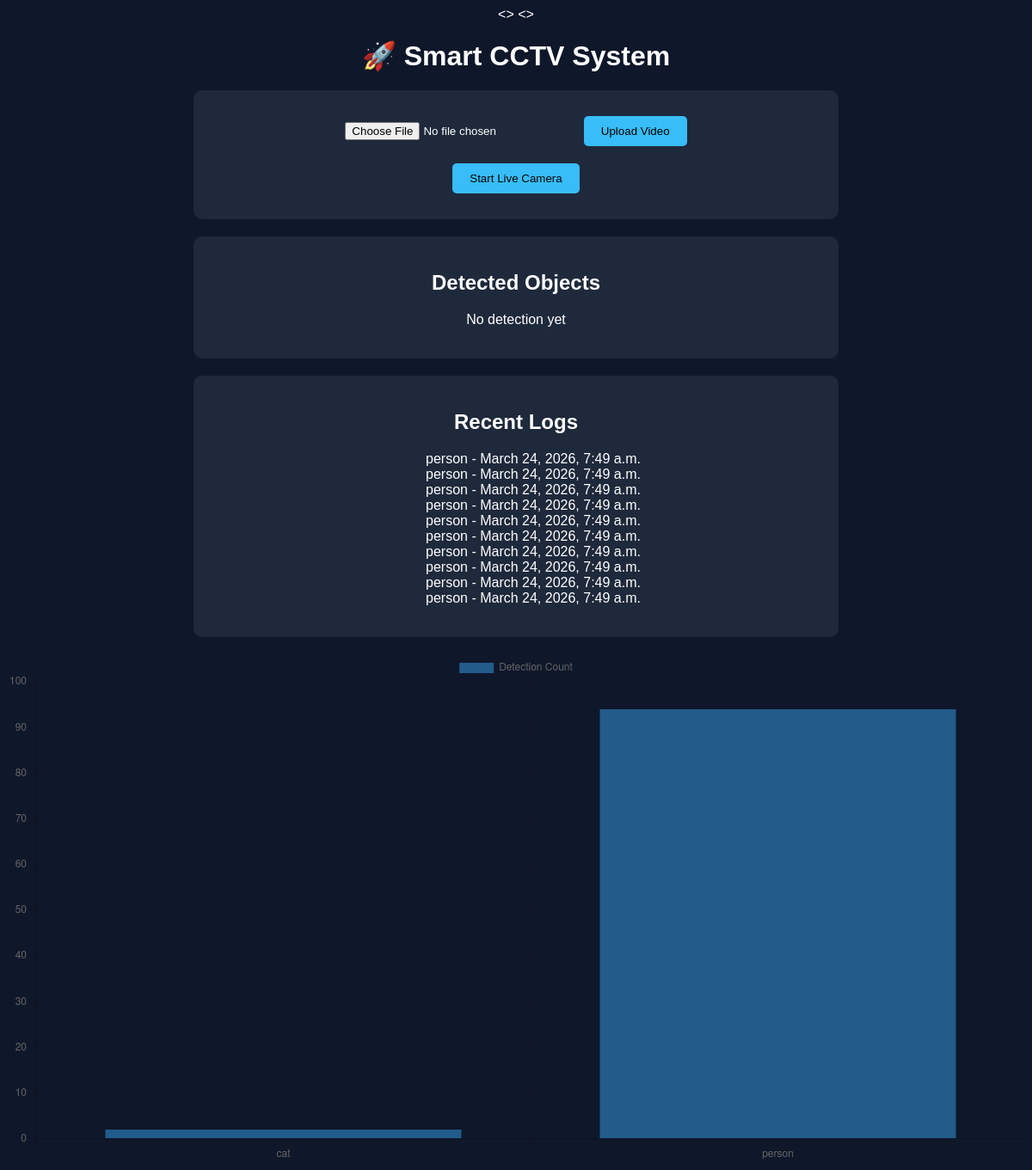
Before: / (signed in) with the older database file.
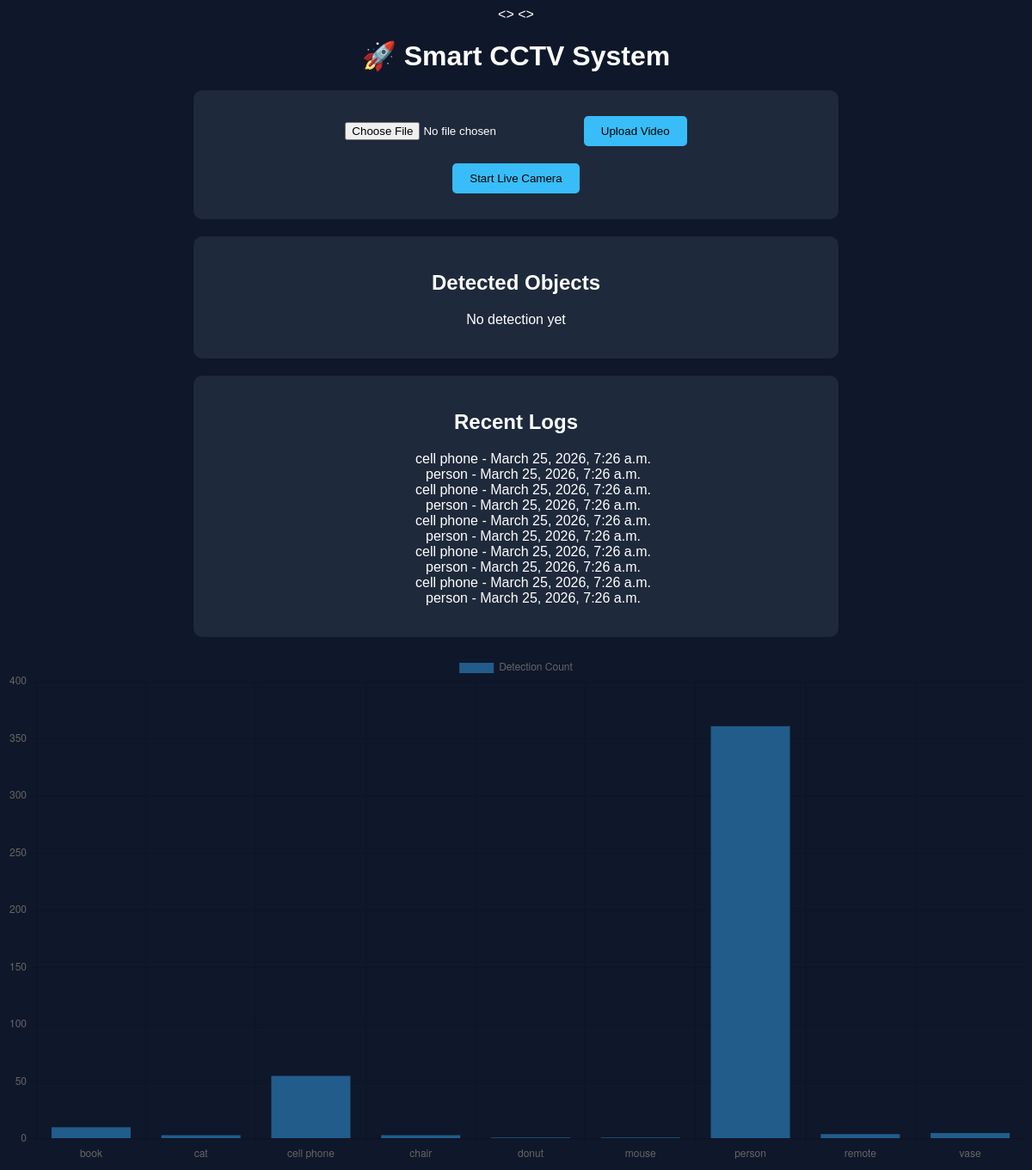
After: the same page with the newer database file.
### detector/models.py (models this page shows, shortened)
class Detection(models.Model):
    object_name = models.CharField(max_length=100)
    timestamp = models.DateTimeField(auto_now_add=True)

### detector/views.py (the view, shortened to what this page needs)
# urls.py: 2. Add a URL to urlpatterns:  path('', views.home, name='home')
@login_required
def home(request):
    result = None
    alert = None
    data = Detection.objects.all().order_by('-timestamp')[:10]
    chart_data = Detection.objects.values('object_name').annotate(count=Count('object_name'))
    return render(request, "index.html", {
    "result": result,
    "data": data,
    "alert": alert,
    "chart_data": chart_data
})

### templates/index.html (shortened to what this page needs)
<!DOCTYPE html>
<head>
</head>
<>
<h1>🚀 Smart CCTV System</h1>
<div class="card">
    <form method="POST" enctype="multipart/form-data">
        <input type="file" name="video">
        <button type="submit">Upload Video</button>
    </form>
    <form method="POST">
        <button name="live">Start Live Camera</button>
    </form>
</div>
<div class="card">
    <h2>Detected Objects</h2>
    {% if result %}
        <ul>
            {% for r in result %}
                <li>{{ r }}</li>
            {% endfor %}
        </ul>
    {% else %}
        <p>No detection yet</p>
    {% endif %}
</div>
<div class="card">
    <h2>Recent Logs</h2>
    <ul>
        {% for d in data %}
            <li>{{ d.object_name }} - {{ d.timestamp }}</li>
        {% endfor %}
    </ul>
</div>
<canvas id="chart" width="400" height="200"></canvas>
<script>
    const data = {
        labels: [{% for item in chart_data %}'{{ item.object_name }}',{% endfor %}],
        datasets: [{
            label: 'Detection Count',
            data: [{% for item in chart_data %}{{ item.count }},{% endfor %}],
        }]
    };
    new Chart(document.getElementById('chart'), {
        type: 'bar',
        data: data
    });
</script>
</body>
</html>

Changed rows visible on the page:
no longer on this page (row unchanged): Detection: object_name "person", timestamp "March 24, 2026, 7:49 a.m."
no longer on this page (row unchanged): Detection: object_name "person", timestamp "March 24, 2026, 7:49 a.m."
no longer on this page (row unchanged): Detection: object_name "person", timestamp "March 24, 2026, 7:49 a.m."
no longer on this page (row unchanged): Detection: object_name "person", timestamp "March 24, 2026, 7:49 a.m."
no longer on this page (row unchanged): Detection: object_name "person", timestamp "March 24, 2026, 7:49 a.m."
no longer on this page (row unchanged): Detection: object_name "person", timestamp "March 24, 2026, 7:49 a.m."
no longer on this page (row unchanged): Detection: object_name "person", timestamp "March 24, 2026, 7:49 a.m."
no longer on this page (row unchanged): Detection: object_name "person", timestamp "March 24, 2026, 7:49 a.m."
no longer on this page (row unchanged): Detection: object_name "person", timestamp "March 24, 2026, 7:49 a.m."
no longer on this page (row unchanged): Detection: object_name "person", timestamp "March 24, 2026, 7:49 a.m."
added Detection: object_name "cell phone", timestamp "March 25, 2026, 7:26 a.m."
added Detection: object_name "person", timestamp "March 25, 2026, 7:26 a.m."
added Detection: object_name "cell phone", timestamp "March 25, 2026, 7:26 a.m."
added Detection: object_name "person", timestamp "March 25, 2026, 7:26 a.m."
added Detection: object_name "cell phone", timestamp "March 25, 2026, 7:26 a.m."
added Detection: object_name "person", timestamp "March 25, 2026, 7:26 a.m."
added Detection: object_name "cell phone", timestamp "March 25, 2026, 7:26 a.m."
added Detection: object_name "person", timestamp "March 25, 2026, 7:26 a.m."
added Detection: object_name "cell phone", timestamp "March 25, 2026, 7:26 a.m."
added Detection: object_name "person", timestamp "March 25, 2026, 7:26 a.m."
Other visible differences:
chart data {{ item.object_name }}: cat, person → book, cat, cell phone, chair, donut, mouse, person, remote, vase
chart data {{ item.count }}: 2, 94 → 10, 3, 55, 3, 1, 1, 361, 4, 5
